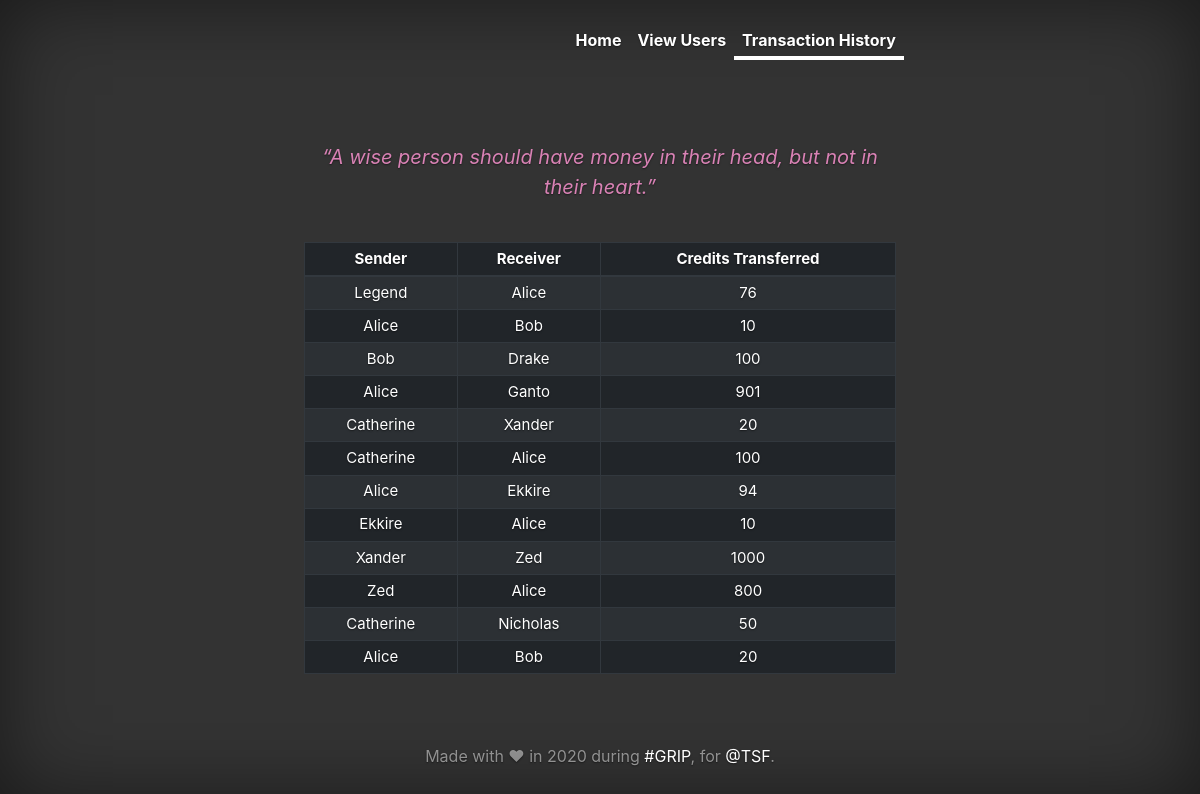
The page /transactionHistory.php on the database its author committed.
### tables this page shows
CREATE TABLE `transactions` (
  `ID` int(20) NOT NULL,
  `Sender` varchar(50) NOT NULL,
  `Receiver` varchar(50) NOT NULL,
  `Transferred_Credits` int(20) NOT NULL
);

### transactionHistory.php (the view, shortened to what this page needs)
<!doctype html>
<html lang="en">
  <head>
    <link rel="stylesheet" href="https://maxcdn.bootstrapcdn.com/bootstrap/4.0.0/css/bootstrap.min.css">
    <link type="text/css" rel="stylesheet" href="css/styles.css">
  </head>
  <body class="text-center">
    <div class="cover-container d-flex h-100 p-3 mx-auto flex-column">
      <header class="masthead mb-auto">
        <div class="inner">
          <nav class="nav navbar navbar-expand-sm navbar-light nav-masthead justify-content-center">
            <div class="collapse navbar-collapse" id="navbarMenu">
              <ul class="navbar-nav" id="navList">
                <li class="nav-item"><a class="nav-link" href="index.php">Home</a></li>
                <li class="nav-item"><a class="nav-link" href="viewUsers.php">View Users</a></li>
                <li class="nav-item"><a class="nav-link active" href="#">Transaction History</a></li>
              </ul>
            </div>
          </nav>
        </div>
      </header>
      <main role="main" class="inner cover">
        <div class="quote" align="center" style="margin-top:20px;margin-bottom: 20px;">
            <quote style="font-style: italic; font-size: 20px; color: #d982b5;">“A wise person should have money in their head, but not in their heart.”</quote>
        </div>
          <?php
            $servername = "localhost";
            $username = "root";
            $password = "";
            $dbname = "gripspark";
            $conn = new mysqli($servername, $username, $password, $dbname);
            $sql = "SELECT * FROM transactions ORDER BY ID DESC";
            $result = $conn->query($sql);
            if ($result->num_rows > 0) {
          ?>
            <div class="table-responsive" style="font-size: 15px;">
              <table class="table table-striped table-dark table-hover table-bordered table-sm" style="margin-top: 20px;" id="transactionTable">
                <thead>
                  <tr>
                    <th scope="col">Sender</th>
                    <th scope="col">Receiver</th>
                    <th scope="col">Credits Transferred</th>
                  </tr>
                </thead>
                <tbody>
                <?php
                  while( $row = $result->fetch_assoc() ){
                    echo "<tr><td>".$row["Sender"]."</td><td>".$row["Receiver"]."</td><td>".$row["Transferred_Credits"]."</td></tr>\n";
                  }
                ?>
                </tbody>
              </table>
            </div>
            <?php
                } else {}
            ?>
      </main>
      <footer class="mastfoot mt-auto">
        <div class="inner">
          <p>Made with ❤ in 2020 during <a href="https://www.thesparksfoundationsingapore.org/join-us/internship-positions/">#GRIP</a>, for <a href="https://www.thesparksfoundationsingapore.org/">@TSF</a>.</p>
        </div>
      </footer>
    </div>
  </body>
</html>

### css/styles.css (style rules this page uses)
a, a:focus, a:hover { color: #fff; }
html, body { height: 100%; background-color: #333; text-shadow: none; }
body { display: -ms-flexbox; display: -webkit-box; display: flex; -ms-flex-pack: center; -webkit-box-pack: center; justify-content: center; color: #fff; text-shadow: 0 0.05rem 0.1rem rgba(0, 0, 0, 0.5); box-shadow: inset 0 0 5rem rgba(0, 0, 0, 0.5); }
.cover-container { max-width: 42em; }
.masthead { margin-bottom: 2rem; }
.nav-masthead .nav-link { padding: 0.25rem 0; font-weight: 700; color: rgba(255, 255, 255, 0.5); background-color: transparent; border-bottom: 0.25rem solid transparent; }
.nav-masthead .active { color: #fff; border-bottom-color: #fff; }
@media (min-width: 48em) { .nav-masthead { float: right; } }
.cover { padding: 0 1.5rem; }
.mastfoot { color: rgba(255, 255, 255, 0.5); }
#navList > .nav-item > .nav-link { color: white; }

### rows shown on the page
transactions: Sender "Legend", Receiver "Alice", Transferred_Credits "76"
transactions: Sender "Alice", Receiver "Bob", Transferred_Credits "10"
transactions: Sender "Bob", Receiver "Drake", Transferred_Credits "100"
transactions: Sender "Alice", Receiver "Ganto", Transferred_Credits "901"
transactions: Sender "Catherine", Receiver "Xander", Transferred_Credits "20"
transactions: Sender "Catherine", Receiver "Alice", Transferred_Credits "100"
transactions: Sender "Alice", Receiver "Ekkire", Transferred_Credits "94"
transactions: Sender "Ekkire", Receiver "Alice", Transferred_Credits "10"
transactions: Sender "Xander", Receiver "Zed", Transferred_Credits "1000"
transactions: Sender "Zed", Receiver "Alice", Transferred_Credits "800"
transactions: Sender "Catherine", Receiver "Nicholas", Transferred_Credits "50"
transactions: Sender "Alice", Receiver "Bob", Transferred_Credits "20"
